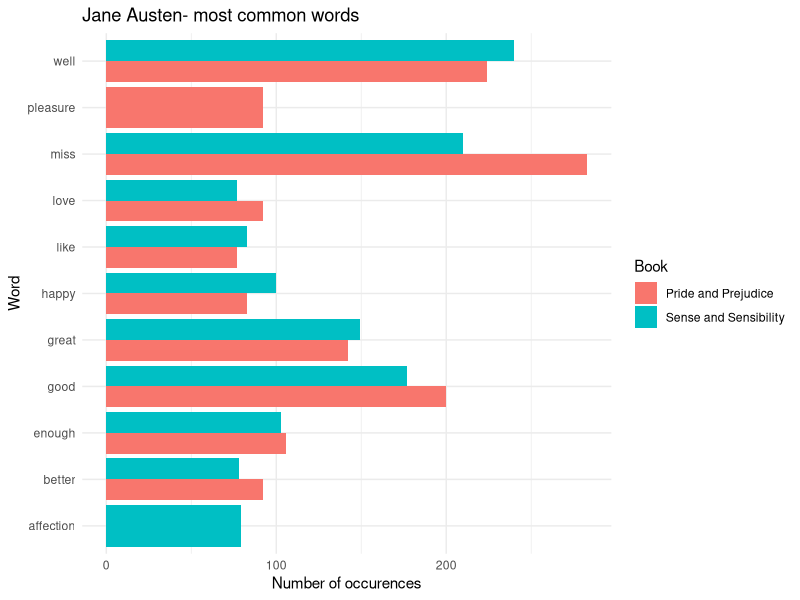

This figure's R source:
## ---- chunk 1
library(tidyverse)
library(tidytext)
library(janeaustenr)
## ---- chunk 2
pride_book <- tibble(
  id = 1:length(prideprejudice),
  text = prideprejudice
) %>% 
  unnest_tokens(
    word, text
  )
## ---- chunk 3
pride_book %>% 
  count(word, sort = TRUE) 
## ---- chunk 4
sense_book <- tibble(
  id = 1:length(sensesensibility),
  text = sensesensibility
) %>% 
  unnest_tokens(
    word, text
  )
## ---- chunk 5
pride_book %>% 
  anti_join(stop_words) %>%
  count(word, sort = TRUE)
## ---- chunk 6
sense_book %>% 
  anti_join(stop_words) %>%
  count(word, sort = TRUE)
## ---- chunk 7
pride_sentiments <- pride_book %>% 
  inner_join(get_sentiments("bing")) %>% 
  count(word, sort = TRUE) %>% 
  mutate(book = "Pride and Prejudice")

pride_sentiments
## ---- chunk 8
sense_sentiments <- sense_book %>% 
  inner_join(get_sentiments("bing")) %>% 
  count(word, sort = TRUE) %>% 
  mutate(book = "Sense and Sensibility")

sense_sentiments
## ---- chunk 9
both_books <- sense_sentiments %>% 
  bind_rows(pride_sentiments)
## ---- chunk 10
both_books %>% 
  arrange(n) %>% 
  slice_max(n, n = 20) %>% 
  ggplot() +
  aes(x = word, y = n, fill = book, group = book) +
  geom_col(position = "dodge") +
  theme_minimal() +
  labs(x = "Word",
       y = "Number of occurences",
       fill = "Book",
       title = "Jane Austen- most common words") +
  coord_flip()
